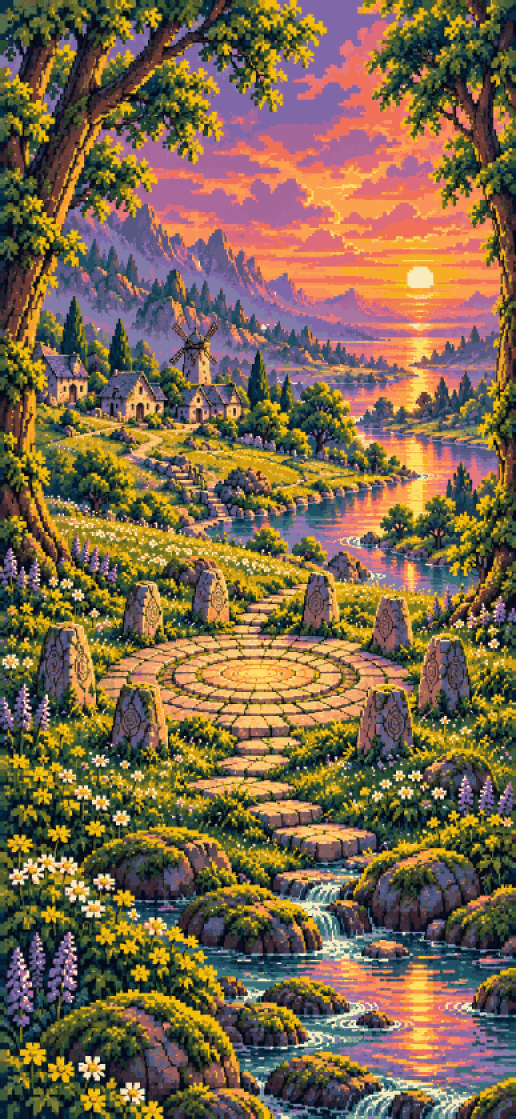
#> input picture prototypes/p2-spikes/tools/originals/wilds-world-paint.png, 1548 x 3356 px, given in place of world-map.png, which was not available (shown at 1/3 size)
$ python build_map.py originals/wilds-world-paint.png
#> lines starting #> are read from the running program, lines starting #| are printed output that depends on the picture; after the words box and inside, x2 and y2 are one past the last pixel; in counts of white or black regions, pixels touching at a corner belong together; pictures that were not available may be replaced by others from this repository, and a replacement may not be noted
#!/usr/bin/env python3
"""The living world map (iteration 2, decision 124): from Codex's map painting, a sharpened 2x copy (map-paint.png)
and the motion masks (map-motion.png: R water, G falling water, B fire and lanterns, A sky), the same channels as the
Sanctuary so the same shader brings it alive. Run from prototypes/p2-spikes after tools/depthmap made map-depth.png."""
import numpy as np
from PIL import Image, ImageFilter
from scipy import ndimage as nd

A = "SpikeLab/Assets"
import sys
WIDE = "--wide" in sys.argv          # the map with Codex's side panels (tools/stitch_map.py)
src = Image.open(f"{A}/world-map-wide.png" if WIDE else f"{A}/world-map.png").convert("RGB")
#> src is the input picture: PIL image 1548x3356 RGB; mean R, G, B 124.9, 103.3, 75.6
W, H = src.size
#> W = 1548; H = 3356
K = 1.6 if WIDE else 2               # (the wide map at 1.6x keeps its texture within memory)
PIXEL = "--pixel" in sys.argv        # decision 149: snapped to a true pixel grid like the Sanctuary, 4× hard-edged
if PIXEL:
    src = src.resize((round(W / 2.2), round(H / 2.2)), Image.BOX).quantize(colors=72, method=Image.Quantize.MEDIANCUT, dither=Image.Dither.NONE).convert("RGB")
    W, H = src.size
    big = src.resize((W * 4, H * 4), Image.NEAREST)
    print("pixel map grid", W, "x", H)
elif "--native" in sys.argv:          # Codex's map exactly as painted: no grid, no palette, no sharpening (2026-10-15)
    big = src
else:
    big = src.resize((int(W * K), int(H * K)), Image.LANCZOS).filter(ImageFilter.UnsharpMask(radius=1.6, percent=70, threshold=2))
big.save(f"{A}/map-paint.png")

px = np.asarray(src).astype(float) / 255
hsv = np.asarray(src.convert("HSV")).astype(float) / 255
h, s, v = hsv[..., 0], hsv[..., 1], hsv[..., 2]
d = np.asarray(Image.open(f"{A}/map-depth.png").convert("L").resize((W, H), Image.BILINEAR)).astype(float) / 255
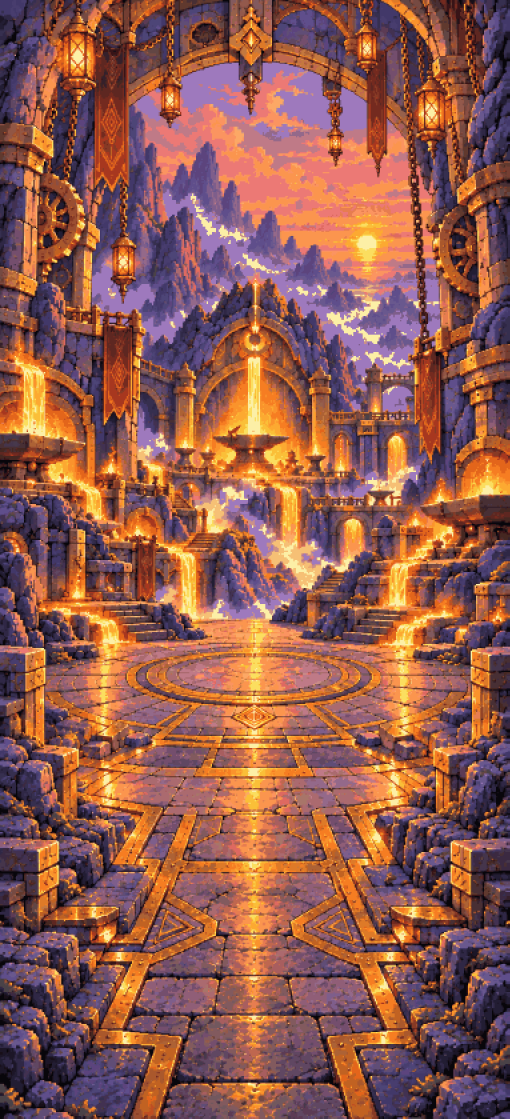
#> input picture prototypes/p2-spikes/tools/originals/forge-world-paint.png, 1528 x 3356 px, given in place of map-depth.png, which was not available (shown at 1/3 size)
Y = np.mgrid[0:H, 0:W][0] / H
L = px @ [0.299, 0.587, 0.114]
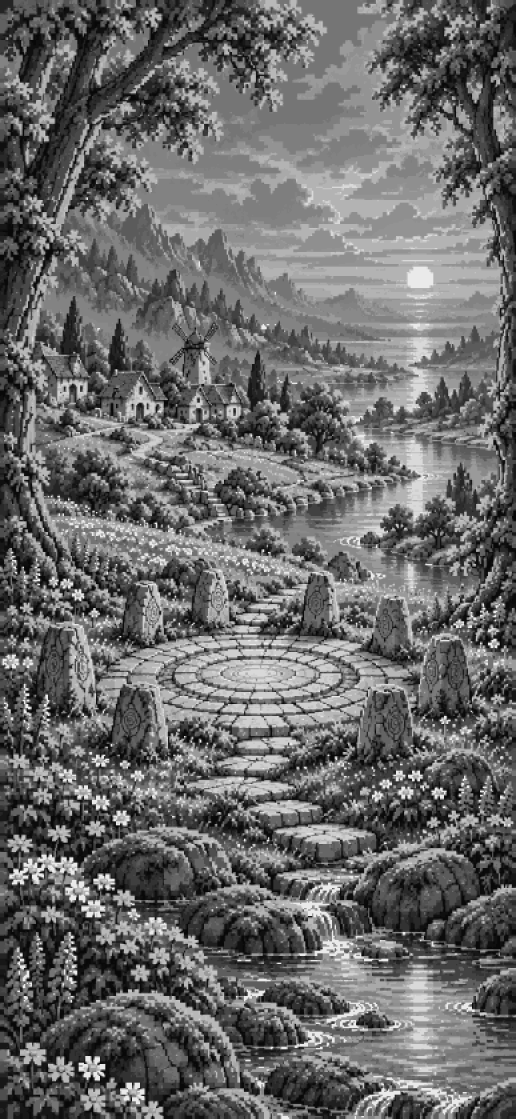
#> L: shape (3356, 1548) float64 (shown at 1/3 size); min 0.0329, max 0.919, mean 0.418
water = (h > 0.42) & (h < 0.62) & (s > 0.25) & (v > 0.3)
#> water: shape (3356, 1548) bool; 5.3% white; 1697 white regions (667 under 20 px), largest, box (x1, y1, x2, y2) and area: (1072, 2812, 1492, 2968) 19072, (564, 2832, 960, 2940) 14064, (224, 716, 356, 884) 7664
# The lake in the middle mirrors the sunset: pink and smooth (little texture), between the hills.
smooth = nd.uniform_filter(np.abs(nd.sobel(L, axis=1)) + np.abs(nd.sobel(L, axis=0)), 5) < 0.08
#> smooth: shape (3356, 1548) bool; 24.9% white; 17587 white regions (11144 under 20 px), largest, box (x1, y1, x2, y2) and area: (334, 0, 1142, 534) 106023, (402, 536, 966, 682) 39358, (895, 66, 1229, 421) 30832
lake = (Y > 0.42) & (Y < 0.58) & smooth & (v > 0.55) & ((h < 0.08) | (h > 0.85)) & (s > 0.15)
#> lake: shape (3356, 1548) bool; 0.34% white; 433 white regions (338 under 20 px), largest, box (x1, y1, x2, y2) and area: (967, 1626, 1099, 1682) 2042, (1136, 1458, 1230, 1518) 1761, (1403, 1410, 1446, 1465) 1170
water |= lake
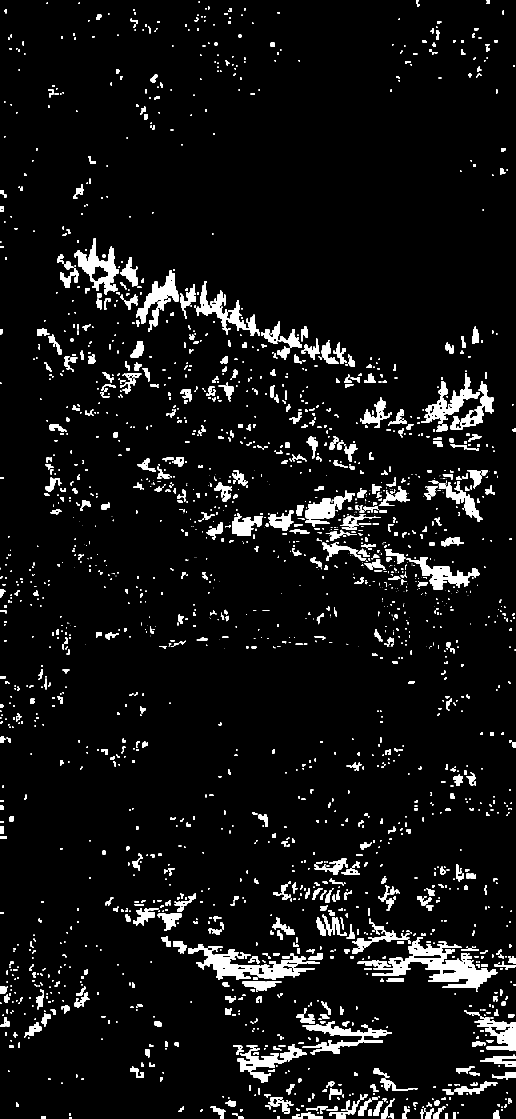
#> water: shape (3356, 1548) bool (shown at 1/3 size); 5.7% white; 2130 white regions (1005 under 20 px), largest, box (x1, y1, x2, y2) and area: (1072, 2812, 1492, 2968) 19072, (564, 2832, 960, 2940) 14064, (224, 716, 356, 884) 7664
mgx = nd.uniform_filter(np.abs(nd.sobel(L, axis=1)), 5); mgy = nd.uniform_filter(np.abs(nd.sobel(L, axis=0)), 5)
fall = (v > 0.74) & (s < 0.25) & (mgx > 1.3 * mgy) & (mgx > 0.04)
#> fall: shape (3356, 1548) bool; 0.45% white; 1912 white regions (1490 under 20 px), largest, box (x1, y1, x2, y2) and area: (996, 2792, 1000, 2825) 116, (1224, 820, 1227, 856) 104, (1356, 3286, 1360, 3318) 102
lab, n = nd.label(nd.binary_closing(fall, structure=np.ones((5, 1)), iterations=2))
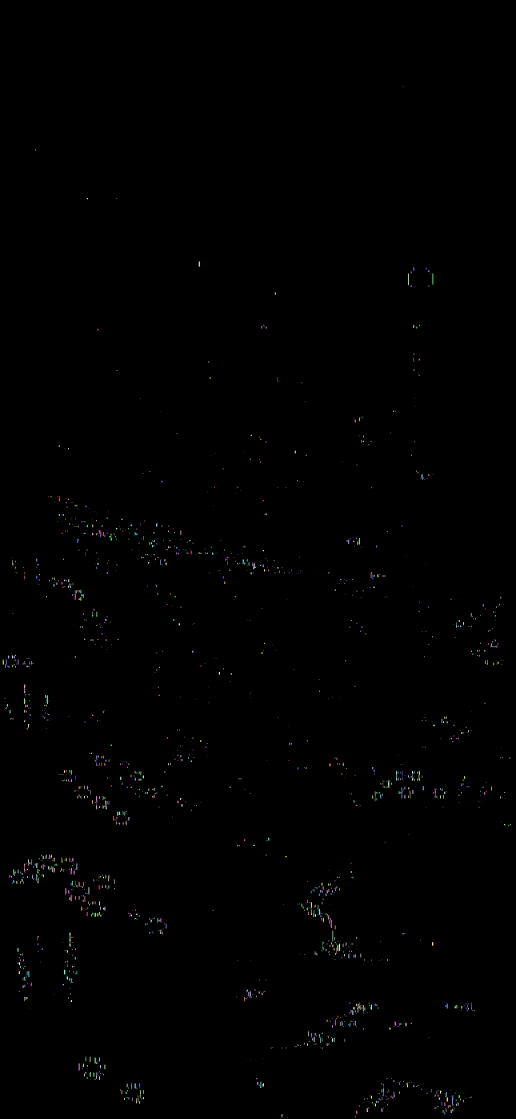
#> lab: shape (3356, 1548) int32 (shown at 1/3 size); 1623 distinct labels, from 0 to 1622; one colour per label, 0 black
#> n = 1622
keep = np.zeros(n + 1, bool)
for i, o in enumerate(nd.find_objects(lab)):
    hh, ww = o[0].stop - o[0].start, o[1].stop - o[1].start
    keep[i + 1] = hh >= 6 and hh >= 1.1 * ww
#> this loop made 1622 passes
#> (hh, ww) on passes 1 to 3: (2, 3), (4, 2), (4, 4)
fall = keep[lab] & fall & (Y > 0.4)        # (higher up, pale streaks are clouds around the floating islands)
#> fall: shape (3356, 1548) bool; 0.32% white; 833 white regions (423 under 20 px), largest, box (x1, y1, x2, y2) and area: (996, 2792, 1000, 2825) 116, (1356, 3286, 1360, 3318) 102, (992, 2760, 996, 2784) 82
fire = (v > 0.97) & (h > 0.06) & (h < 0.16) & (s > 0.4)      # only the hottest cores: lanterns, the forge (not the golden road)
#> fire: shape (3356, 1548) bool; 6.5% white; 2523 white regions (1204 under 20 px), largest, box (x1, y1, x2, y2) and area: (804, 476, 1264, 716) 31504, (1132, 1320, 1352, 1564) 16624, (608, 1980, 944, 2068) 15568
fl, n = nd.label(fire); sizes = nd.sum(fire, fl, range(1, n + 1))
#> after `fl, n = nd.label(fire)`:
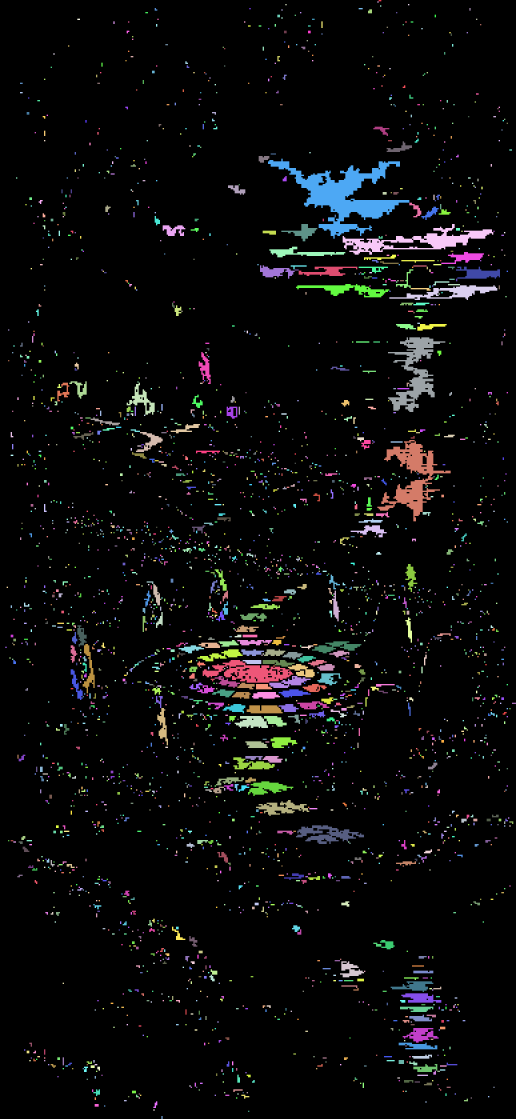
#> fl: shape (3356, 1548) int32 (shown at 1/3 size); 3012 distinct labels, from 0 to 3011; one colour per label, 0 black
#> after `fl, n = nd.label(fire)`: n = 3011
#> after `sizes = nd.sum(fire, fl, range(1, n + 1))`: sizes = 3011 values, max 30896 at index 204, min 16 at index 1, mean 111.4
keepf = np.zeros(n + 1, bool)
for i, o in enumerate(nd.find_objects(fl)):       # lanterns and the forge's fire are round; road segments are long
    hh, ww = o[0].stop - o[0].start, o[1].stop - o[1].start
    keepf[i + 1] = sizes[i] <= 60 and max(hh, ww) <= 2.0 * min(hh, ww) + 2
#> this loop made 3011 passes
#> (hh, ww) on passes 1 to 3: (4, 8), (4, 4), (4, 4)
fire = keepf[fl]
#> fire: shape (3356, 1548) bool; 0.96% white; 2050 white regions (1292 under 20 px), largest, box (x1, y1, x2, y2) and area: (600, 2140, 620, 2160) 128, (376, 840, 396, 860) 112, (624, 1272, 644, 1292) 112
sky = (Y < 0.16) & (d < 0.03) & (L > 0.35)
#> sky: shape (3356, 1548) bool; 0.04% white; 49 white regions (30 under 20 px), largest, box (x1, y1, x2, y2) and area: (1516, 156, 1539, 204) 420, (1504, 332, 1523, 388) 284, (33, 184, 44, 212) 132
# The sea of clouds around the floating Library drifts too (pale, soft, unsaturated, in the upper half).
softc = nd.uniform_filter(np.abs(nd.sobel(L, axis=1)) + np.abs(nd.sobel(L, axis=0)), 7) < 0.12
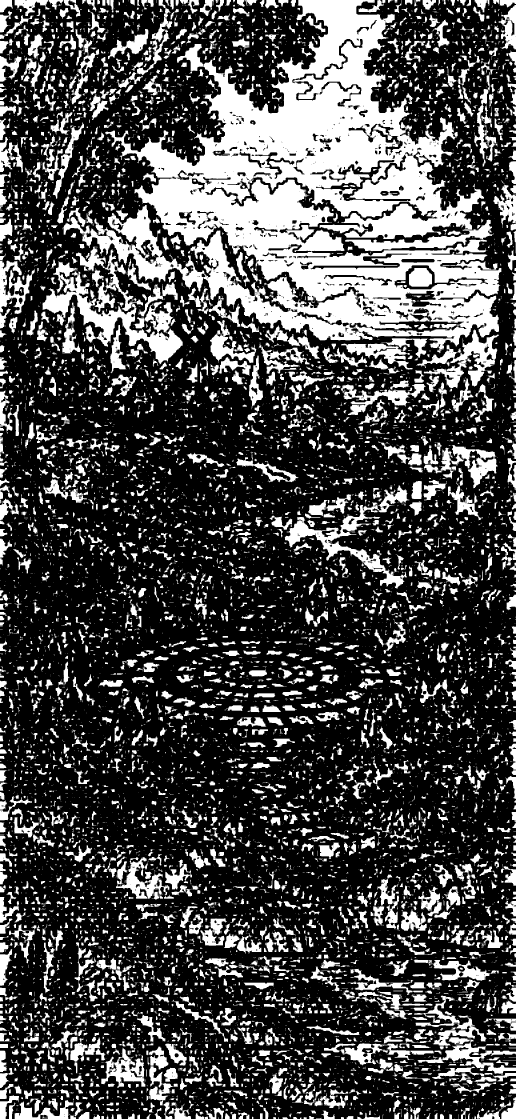
#> softc: shape (3356, 1548) bool (shown at 1/3 size); 28.8% white; 11735 white regions (7297 under 20 px), largest, box (x1, y1, x2, y2) and area: (188, 0, 1504, 1049) 545313, (127, 739, 548, 1093) 40958, (854, 1456, 1228, 1766) 18859
cloudsea = (Y < 0.45) & (s < 0.32) & (v > 0.62) & softc & ~water
#> cloudsea: shape (3356, 1548) bool; 1.4% white; 324 white regions (206 under 20 px), largest, box (x1, y1, x2, y2) and area: (232, 892, 548, 1093) 13950, (606, 811, 917, 1000) 10674, (832, 884, 1140, 972) 7781
cloudsea = nd.binary_opening(cloudsea, iterations=2)
#> cloudsea: shape (3356, 1548) bool; 1.3% white; 102 white regions (11 under 20 px), largest, box (x1, y1, x2, y2) and area: (232, 892, 548, 1092) 13583, (612, 828, 916, 998) 10292, (832, 886, 1126, 971) 7412
sky |= cloudsea

def soft(m, grow, blur):
#> called with grow = 0, blur = 2
    im = Image.fromarray((m * 255).astype(np.uint8))
    if grow: im = im.filter(ImageFilter.MaxFilter(grow))
    return np.asarray(im.filter(ImageFilter.GaussianBlur(blur)))
mask = np.dstack([soft(water, 0, 2), soft(fall, 3, 1.5), soft(fire, 5, 3), soft(sky, 0, 4)]).astype(np.uint8)
#> in soft (call 2), `if grow: im = im.filter(ImageFilter.MaxFilter(grow))`: im: PIL image 1548x3356 L; 0.73% white; 540 white regions (35 under 20 px), largest, box (x1, y1, x2, y2) and area: (987, 2791, 1005, 2853) 427, (975, 2738, 997, 2785) 395, (951, 2713, 973, 2768) 365
#> in soft (call 3), `if grow: im = im.filter(ImageFilter.MaxFilter(grow))`: im: PIL image 1548x3356 L; 3.3% white; 1625 white regions, largest, box (x1, y1, x2, y2) and area: (442, 1662, 494, 1694) 720, (1078, 1754, 1118, 1806) 704, (446, 1794, 474, 1842) 592
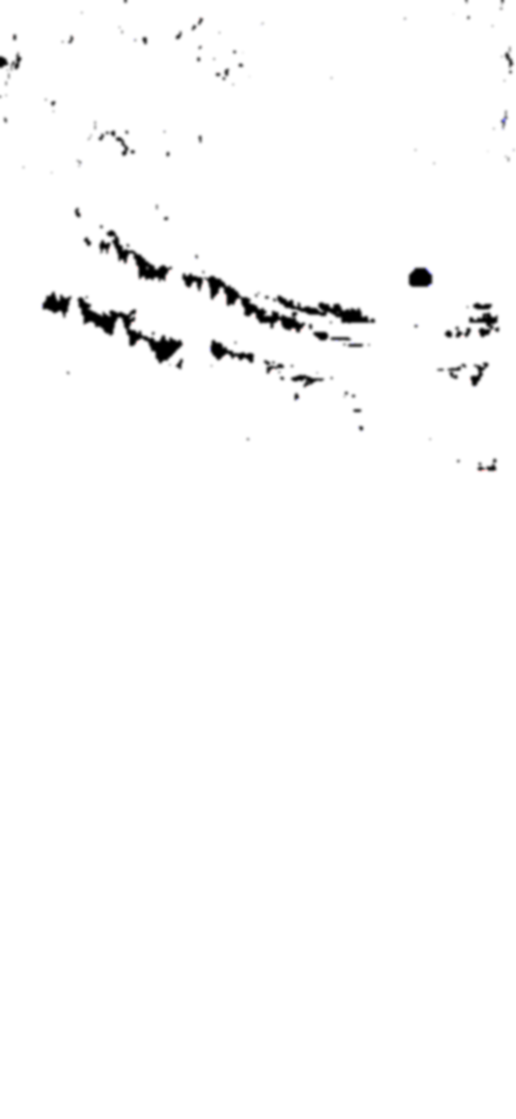
#> mask: shape (3356, 1548, 4) (shown at 1/3 size); mean of channels 0, 1, 2, 3 14.5, 1.9, 8.3, 3.5; transparent parts drawn white
Image.fromarray(mask, "RGBA").save(f"{A}/map-motion.png")
print("water", round(water.mean(), 3), "fall", round(fall.mean(), 4), "fire", round(fire.mean(), 4), "sky", round(sky.mean(), 3))
#| water 0.057 fall 0.0032 fire 0.0096 sky 0.014
